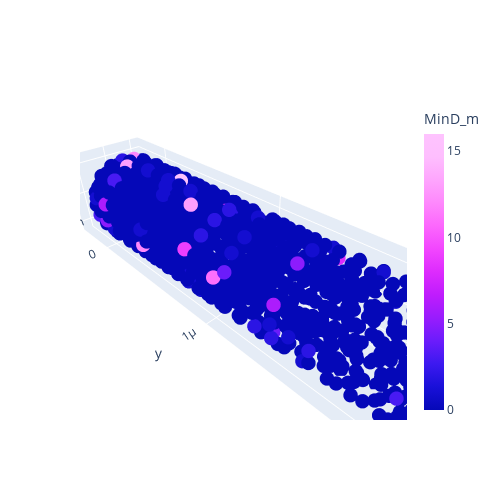

Write notebook code for a chart like this one.
### Code cell
result.plot_species("MinD_m",-1)

### Figure 1 — Plotly figure (JSON) as saved in the notebook; plotly's stock layout.template omitted (floating-point values rounded to 4 significant figures; data arrays with more than 128 entries replaced by an {"elided": "..."} marker saying what was removed)
{"data": [{"marker": {"color": {"elided": "1028 int values"}, "colorbar": {"thickness": 20, "title": {"text": "MinD_m"}}, "colorscale": [[0, "#0508b8"], [0.08333, "#1910d8"], [0.1667, "#3c19f0"], [0.25, "#6b1cfb"], [0.3333, "#981cfd"], [0.4167, "#bf1cfd"], [0.5, "#dd2bfd"], [0.5833, "#f246fe"], [0.6667, "#fc67fd"], [0.75, "#fe88fc"], [0.8333, "#fea5fd"], [0.9167, "#febefe"], [1, "#fec3fe"]], "size": 5}, "mode": "markers", "name": "MinD_m", "type": "scatter3d", "x": {"elided": "1028 float values"}, "y": {"elided": "1028 float values"}, "z": {"elided": "1028 float values"}}], "layout": {"height": 500, "scene": {"aspectmode": "data"}, "width": 500, "xaxis": {"range": [-2.5e-07, 2.5e-07]}, "yaxis": {"range": [-2.5e-07, 2.25e-06]}}}
